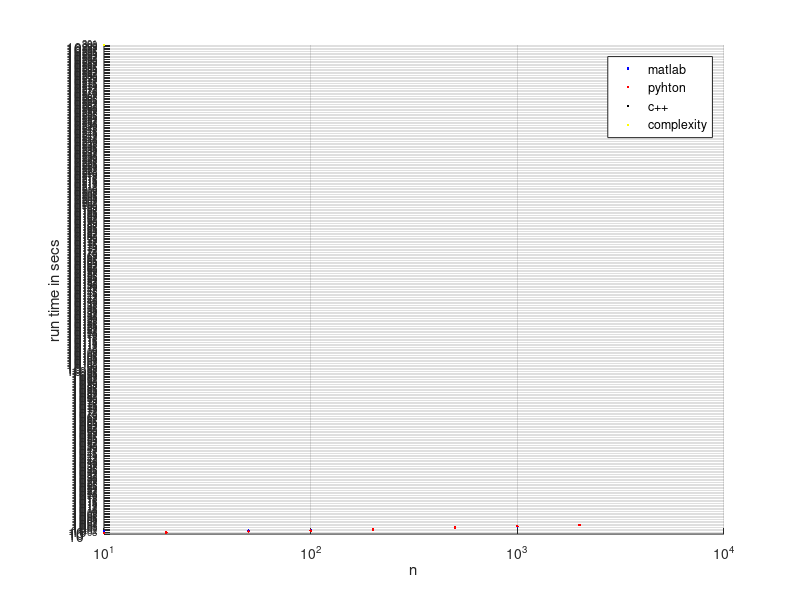

The MATLAB source for this figure:
t1 = load('Q4d_m.txt');
t2 = load('Q4d_py.txt');
t3 = load('Q4d_cpp.txt');

figure
hold on
grid on

loglog(t1(1,:),t1(2,:),'b.')
loglog(t1(1,:),t2(1,:),'r.')
loglog(t1(1,:),t3(1,:),'k.')
comp = 201.*t1(1,:).^2.*(1-t1(1,:))+t1(1,:).^301;
loglog(t1(1,:),comp,'y.')

legend('matlab','pyhton','c++','complexity');
xlabel('n');
ylabel('run time in secs');